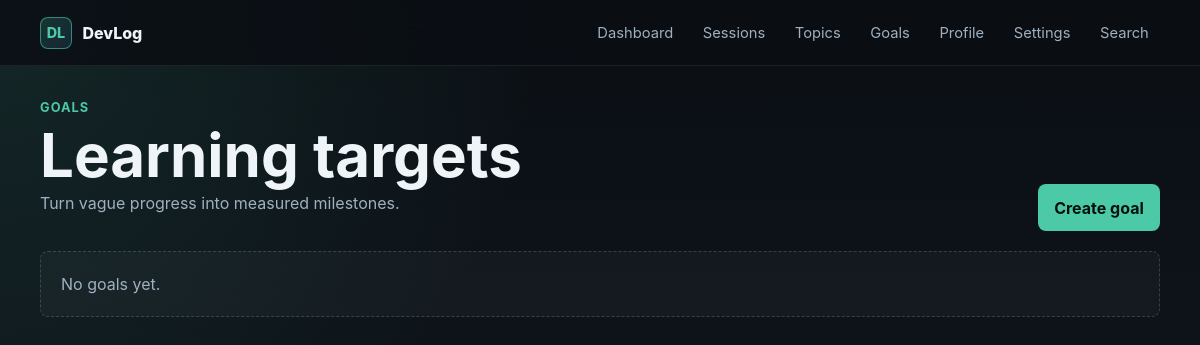
Before: /goals/ (signed in) with the older database file.
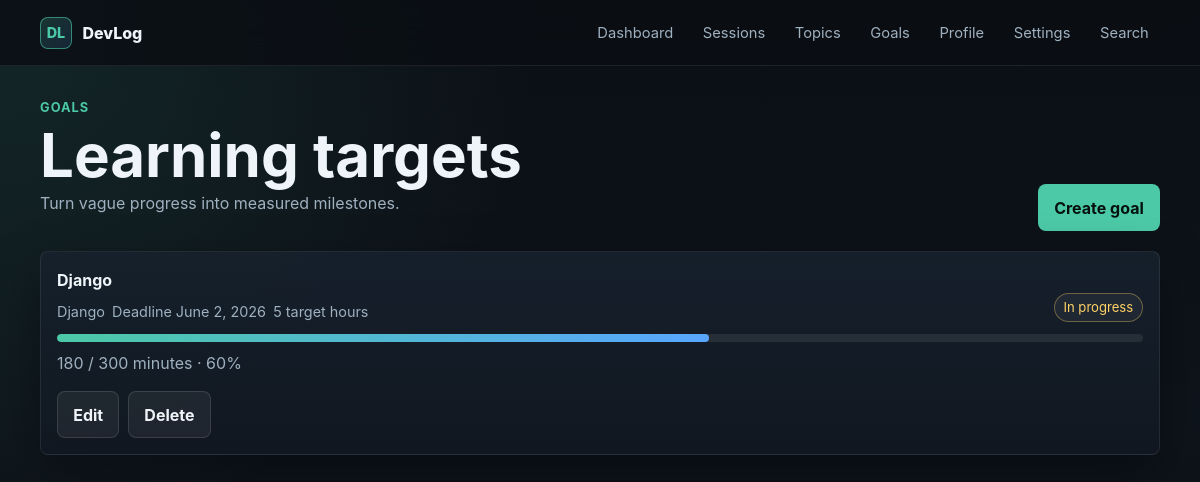
After: the same page with the newer database file.
### logs/models.py (models this page shows, shortened)
class Goal(models.Model):
    user = models.ForeignKey(User, on_delete=models.CASCADE)
    title = models.CharField(max_length=200)
    target_hours = models.PositiveIntegerField()
    topic = models.ForeignKey(Topic, on_delete=models.CASCADE)
    deadline = models.DateField()
    is_completed = models.BooleanField(default=False)

class Topic(models.Model):
    name = models.CharField(max_length=100)
    user = models.ForeignKey(User, on_delete=models.CASCADE)
    def __str__(self):
        return self.name

### logs/views.py (the view)
# urls.py: path('goals/', GoalListView.as_view(), name='goal_list'),
class GoalListView(LoginRequiredMixin, ListView):
    model = Goal
    template_name = 'logs/goal_list.html'
    context_object_name = 'goals'
    def get_queryset(self):
        goals = Goal.objects.filter(user=self.request.user).select_related('topic')
        for goal in goals:
            total_minutes = LogSession.objects.filter(
                user=self.request.user,
                topic=goal.topic
            ).aggregate(total=Sum('duration_minutes'))['total'] or 0
            goal.current_minutes = total_minutes
            goal.target_minutes = goal.target_hours * 60
            goal.progress_percent = min(100,
                                        round(total_minutes / goal.target_minutes * 100)) if goal.target_minutes else 0
            goal.is_completed_now = total_minutes >= goal.target_minutes
        return goals

### templates/logs/goal_list.html (shortened to what this page needs)
{% extends 'base.html' %}
{% block content %}
<section class="page-head">
    <div>
        <p class="eyebrow">Goals</p>
        <h1>Learning targets</h1>
        <p class="muted">Turn vague progress into measured milestones.</p>
    </div>
    <a class="button" href="{% url 'goal_create' %}">Create goal</a>
</section>
<ul class="list">
    {% for goal in goals %}
        <li class="item-card">
            <div class="page-head" style="margin-bottom: .7rem;">
                <div>
                    <strong>{{ goal.title }}</strong>
                    <div class="meta">
                        <span>{{ goal.topic }}</span>
                        <span>Deadline {{ goal.deadline }}</span>
                        <span>{{ goal.target_hours }} target hours</span>
                    </div>
                </div>
                {% if goal.is_completed_now %}
                    <span class="pill good">Completed</span>
                {% else %}
                    <span class="pill warn">In progress</span>
                {% endif %}
            </div>
            <div class="progress" aria-label="Goal progress">
                <span style="width: {{ goal.progress_percent }}%;"></span>
            </div>
            <p class="muted" style="margin-top: .55rem;">
                {{ goal.current_minutes }} / {{ goal.target_minutes }} minutes · {{ goal.progress_percent }}%
            </p>
            <div class="actions">
                <a class="button secondary" href="{% url 'goal_edit' goal.pk %}">Edit</a>
                <a class="button secondary" href="{% url 'goal_delete' goal.pk %}">Delete</a>
            </div>
        </li>
    {% empty %}
        <li class="empty">No goals yet.</li>
    {% endfor %}
</ul>
{% endblock %}

Changed rows visible on the page:
added Goal: title "Django", topic "Django", deadline "June 2, 2026", target_hours "5", shows "In progress", current_minutes "180", target_minutes "300", progress_percent "60"
Other visible differences:
text no longer shown: "No goals yet."
